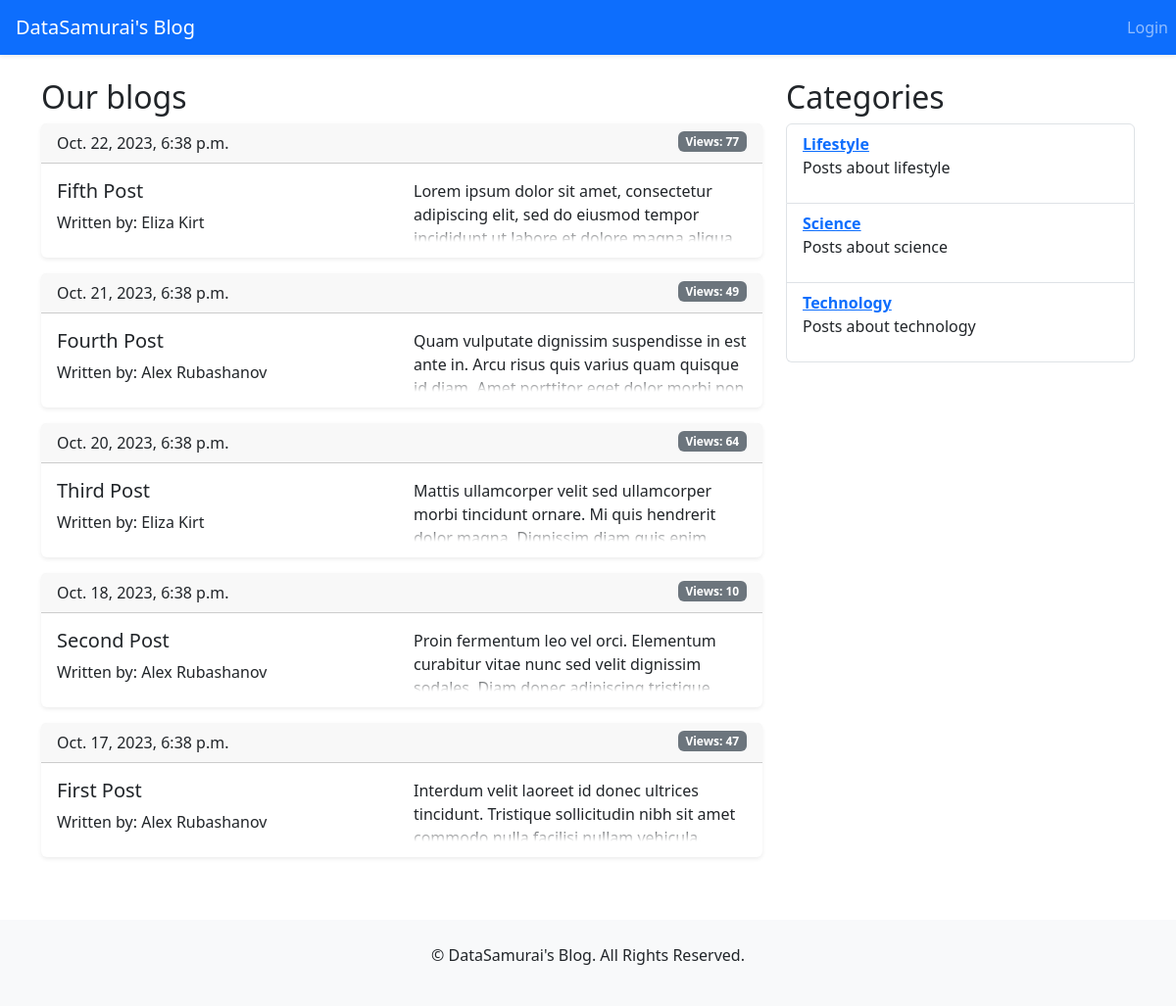
Screenshot of /blog/ with the database file from the repository.
### posts/models.py (models this page shows, shortened)
class Post(models.Model):
    title = models.CharField(max_length=50, unique=True)
    content = models.TextField()
    category = models.ForeignKey('Category', on_delete=models.SET_NULL, null=True)
    date_published = models.DateTimeField(auto_now_add=True)
    date_edited = models.DateTimeField(auto_now=True)
    views = models.PositiveIntegerField(default=0)
    author = models.ForeignKey(settings.AUTH_USER_MODEL, on_delete=models.SET_NULL, null=True)
    is_published = models.BooleanField(default=False)
    class Meta:
        ordering = ['-date_published']

class Category(models.Model):
    title = models.CharField(max_length=30)
    description = models.TextField()
    class Meta:
        ordering = ['title']

### posts/views.py (the view)
# urls.py: path('', views.listing, name='listing'),
def listing(request):
    context = {
        'posts': Post.objects.all(),
        'categories': Category.objects.all()
    }
    return render(request, 'posts/listing.html', context=context)

### templates/posts/listing.html
{% extends 'base.html' %}
{% block page_content %}
    <div class="row">
        <div class="col-md-8">
            <h2>Our blogs</h2>
            {% for post in posts %}
                {% if post.is_published %}
                    <a href="{% url 'view_post' post.id %}" class="text-dark text-decoration-none">
                        <div class="card mb-3 border-0 shadow-sm">
                            <div class="card-header">
                                {{ post.date_published }}
                                <span class="badge bg-secondary float-end">Views: {{ post.views }}</span>
                            </div>
                            <div class="card-body">
                                <div class="row">
                                    <div class="col-md-6">
                                        <h5 class="card-title text-dark text-decoration-none">
                                            {{ post.title }}
                                        </h5>
                                        <p class="card-text">Written
                                            by: {{ post.author.first_name }} {{ post.author.last_name }}</p>
                                    </div>
                                    <div class="col-md-6">
                                        <div class="fade-out">
                                            {{ post.content|slice:":300" }}
                                        </div>
                                    </div>
                                </div>
                            </div>
                        </div>
                    </a>
                {% endif %}
            {% endfor %}
        </div>
        <div class="col-md-4">
            <h2>Categories</h2>
            <ul class="list-group">
                {% for category in categories %}
                    <li class="list-group-item">
                        <strong><a
                                href="{% url 'view_category' category_id=category.pk %}">{{ category.title }}</a></strong>
                        <p>{{ category.description }}</p>
                    </li>
                {% endfor %}
            </ul>
        </div>
    </div>
{% endblock %}

### templates/base.html (shortened to what this page needs)
<!DOCTYPE html>
<html lang="en">
<head>
    <link href="https://cdn.jsdelivr.net/npm/bootstrap@5.3.1/dist/css/bootstrap.min.css" rel="stylesheet">
</head>
<body>
{% block navbar %}
    <nav class="navbar navbar-expand-lg navbar-dark bg-primary shadow-sm">
        <a class="navbar-brand px-3" href="{% url 'listing' %}">DataSamurai's Blog</a>
        <div class="collapse navbar-collapse d-flex justify-content-between" id="navbarNav">
            <ul class="navbar-nav">
            </ul>
            <ul class="navbar-nav">
                {% if user.is_authenticated %}
                    <li class="nav-item">
                        <a class="nav-link btn btn-light mr-2" href="{% url 'dashboard' %}">Dashboard</a>
                    </li>
                    <li>
                        <a href="{% url 'logout' %}" class="nav-link btn btn-danger mr-2">Logout</a>
                    </li>
                {% else %}
                    <li class="nav-item">
                        <a class="nav-link btn btn-light" href="{% url 'login' %}">Login</a>
                    </li>
                {% endif %}
            </ul>
        </div>
    </nav>
{% endblock %}
<div class="container my-4">
    {% block page_content %}{% endblock page_content %}
</div>
<footer class="text-center py-4 mt-5 bg-light">
    <p>&copy; {{ now.year }} DataSamurai's Blog. All Rights Reserved.</p>
</footer>
</body>
</html>

### templates/base.html (style rules this page uses)
.fade-out { position: relative; height: 4em; overflow: hidden; }
.fade-out::before { content: ""; position: absolute; bottom: 0; left: 0; width: 100%; height: 1em; background: linear-gradient(to top, white, transparent); }

### rows the page displays
Post: date_published "Oct. 22, 2023, 6:38 p.m.", views "77", title "Fifth Post", author.first_name "Eliza", author.last_name "Kirt", content "Lorem ipsum dolor sit amet, consectetur adipiscing elit, sed do eiusmod tempor…"
Post: date_published "Oct. 21, 2023, 6:38 p.m.", views "49", title "Fourth Post", author.first_name "Alex", author.last_name "Rubashanov", content "Quam vulputate dignissim suspendisse in est ante in. Arcu risus quis varius quam quisque…"
Post: date_published "Oct. 20, 2023, 6:38 p.m.", views "64", title "Third Post", author.first_name "Eliza", author.last_name "Kirt", content "Mattis ullamcorper velit sed ullamcorper morbi tincidunt ornare. Mi quis hendrerit…"
Post: date_published "Oct. 18, 2023, 6:38 p.m.", views "10", title "Second Post", author.first_name "Alex", author.last_name "Rubashanov", content "Proin fermentum leo vel orci. Elementum curabitur vitae nunc sed velit dignissim…"
Post: date_published "Oct. 17, 2023, 6:38 p.m.", views "47", title "First Post", author.first_name "Alex", author.last_name "Rubashanov", content "Interdum velit laoreet id donec ultrices tincidunt. Tristique sollicitudin nibh sit amet…"
Category: title "Lifestyle", description "Posts about lifestyle"
Category: title "Science", description "Posts about science"
Category: title "Technology", description "Posts about technology"
